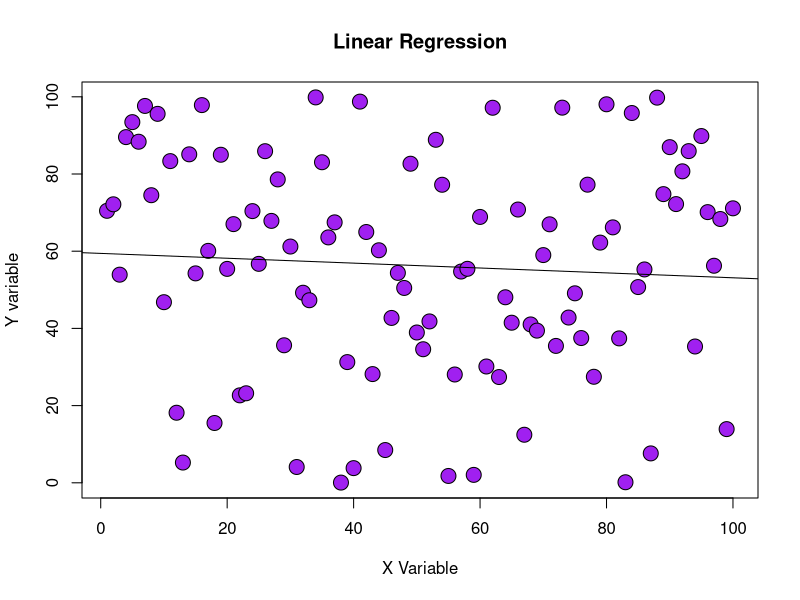
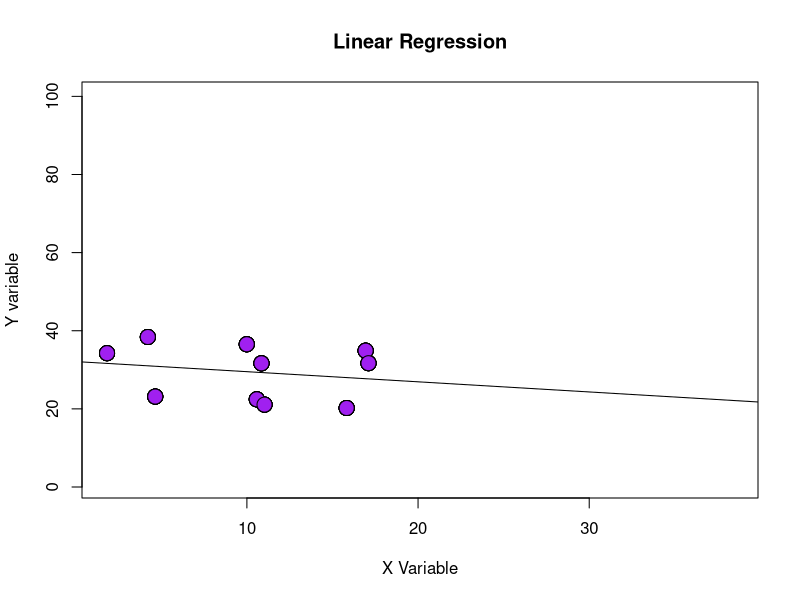
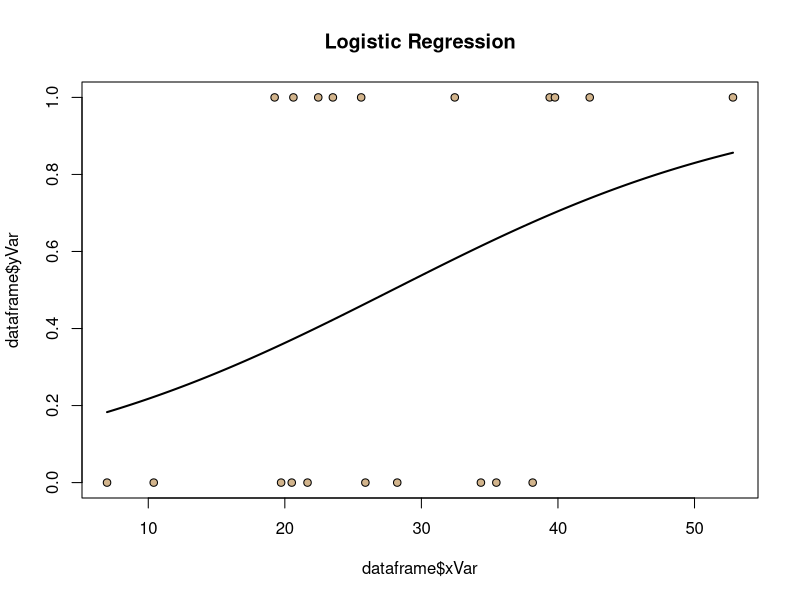
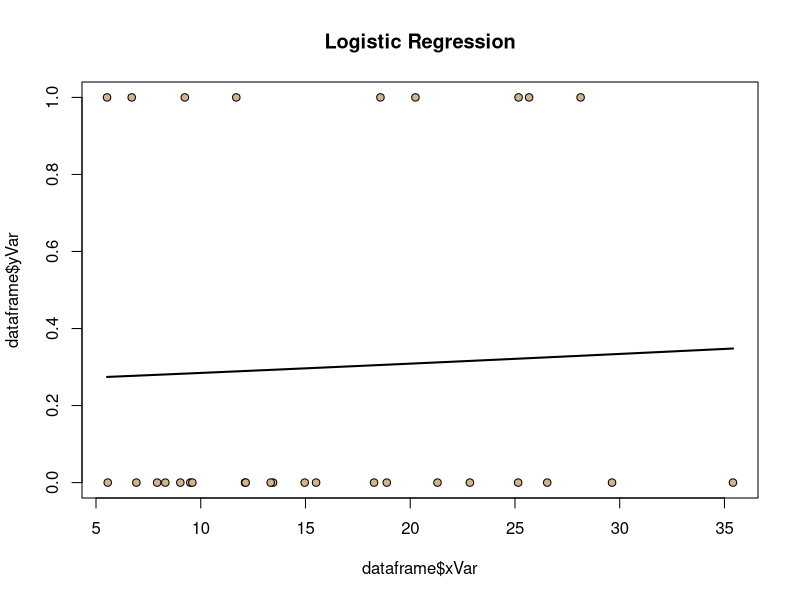
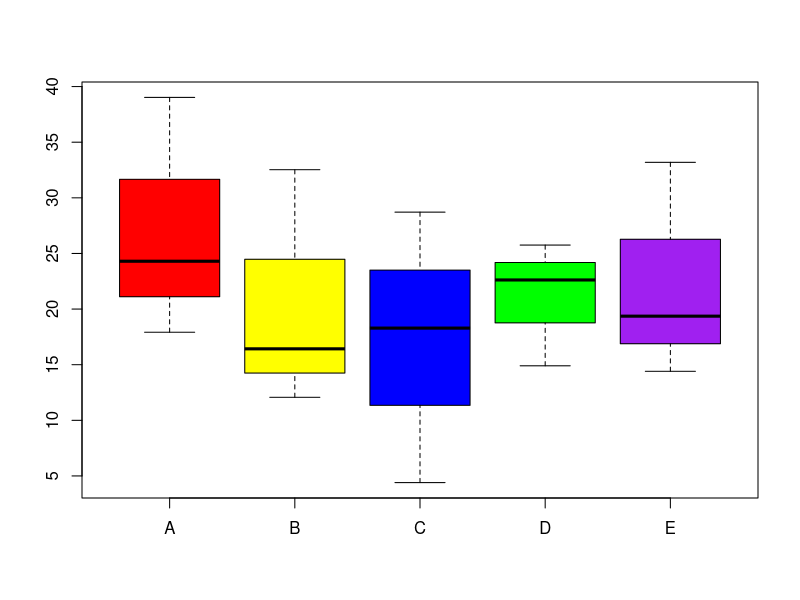
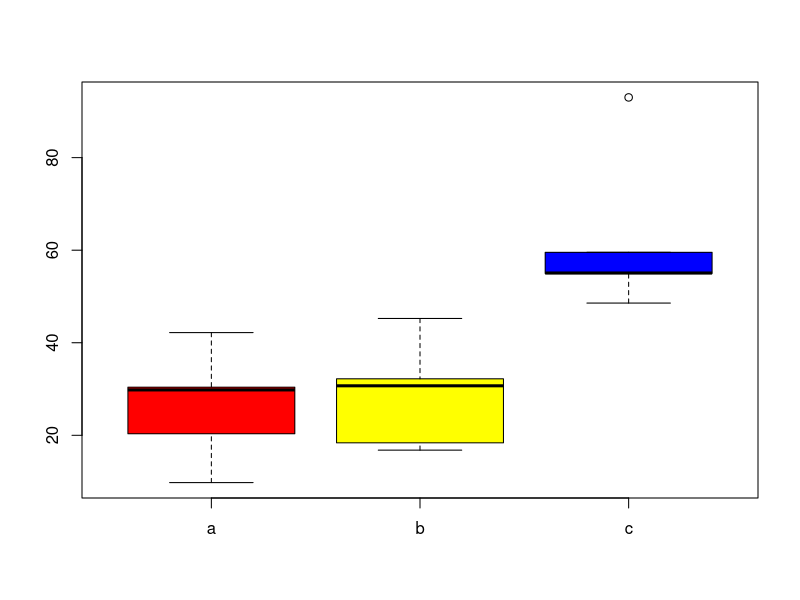
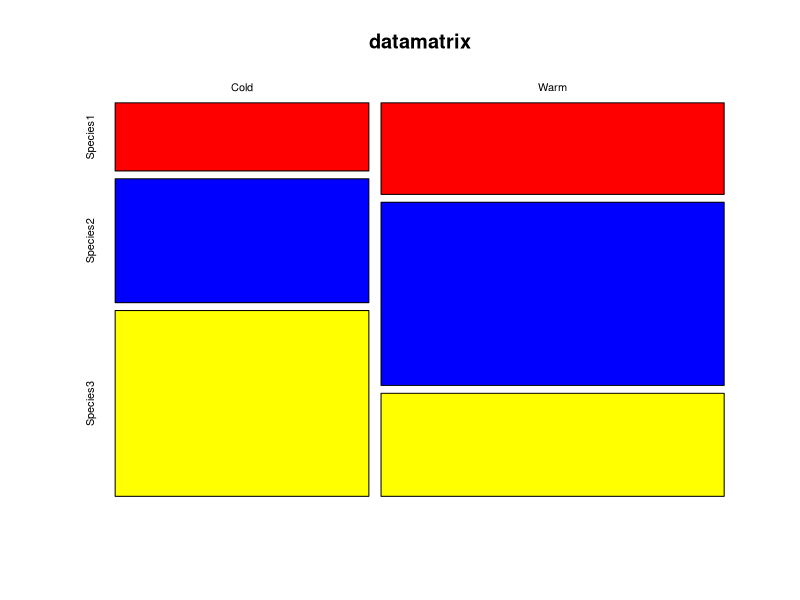
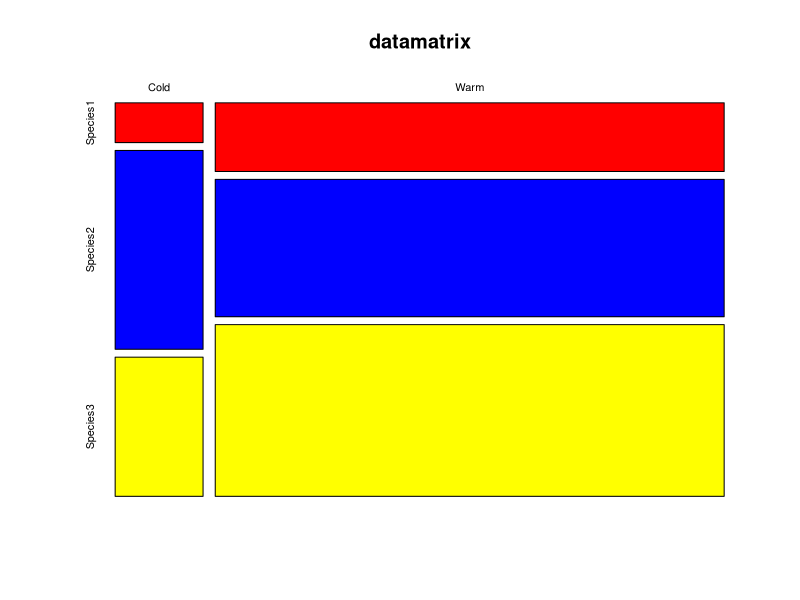

The R source for these figures, in order:
## ---- chunk 1
linReg <- function(xVar= 1:100,yVar=runif(100,min=0,max=100)){
  dataframe=data.frame(xVar,yVar)
  linRegMod <- lm(yVar~xVar,data=dataframe)
  linRegOut <- c(slope=summary(linRegMod)$coefficients[2,1],
                 pValue=summary(linRegMod)$coefficients[2,4])
    return(linRegOut)}

linReg()
## ---- chunk 2
linRegPlot <-  function(xVar=1:100,yVar=runif(100,min=0,max=100)){
  dataframe=data.frame(xVar,yVar)
  lrplot <- plot(y=dataframe$yVar,
                       x=dataframe$xVar,
                      cex=2, 
                      pch=21,
                      bg="purple",
                      main="Linear Regression",
                      xlab="X Variable", 
                      ylab="Y variable",
                      xlim=range(xVar),
                      ylim=range(yVar))
  linRegMod <- lm(yVar~xVar,data=dataframe)
  abline(linRegMod)
  return(lrplot)
}

linRegPlot()
## ---- chunk 3
# make tiny data set
rdat <- data.frame(xVar=runif(10,min=0,max=20),yVar=runif(10,min=20,max=40))

# test linReg function with rdat
linReg(rdat)

# test linRegPlot function with rdat
linRegPlot(rdat)
## ---- chunk 4
logReg <- function(xVar=rgamma(n=20,shape=5,scale=5), 
                   yVar=rbinom(n=20,size=1,p=0.5)){
  logRegMod <- glm(yVar~ xVar,
                   family=binomial(link="logit"))
  logRegOut <- c(xVarEst=summary(logRegMod)$coefficients[2,1],
                 pValue=summary(logRegMod)$coefficients[2,4])
   return(logRegOut)}

logReg()
## ---- chunk 5
logRegPlot <- function(xVar=rgamma(n=20,shape=5,scale=5), 
                       yVar=rbinom(n=20,size=1,p=0.5),dataframe = data.frame(xVar,yVar)){
lrResults <- glm(yVar ~ xVar, family="binomial"(link="logit"))
LRplot <- plot(dataframe$xVar, y=dataframe$yVar,
                   pch=21,
                   bg="tan",
                   cex=1,
                   main="Logistic Regression")
LRplot1 <- curve(predict(lrResults,
              data.frame(xVar=x),
              type="response"),
      add=TRUE,
      lwd=2)
return(LRplot1)}

logRegPlot()
## ---- chunk 6
# tiny data set
xVar <- rgamma(n=30,shape=4,scale=4)
yVar <- rbinom(n=30,size=1,p=0.5)
df <- data.frame(xVar,yVar)
 
# test logReg
logReg(xVar=xVar,yVar=yVar)

# test logRegPlot
logRegPlot(xVar=xVar,yVar = yVar,dataframe=df)
## ---- chunk 7
ANOV <- function(xVar=as.factor(rep(c("A","B","C","D","E"),each=3)),
                    yVar=c(rgamma(10,shape=5,scale=5),rgamma(5,shape=5,scale=10))){
                      df=data.frame(xVar,yVar)
          aovMod <- aov(yVar~xVar,data=df)
          aovOut <- summary(aovMod)[[1]][["Pr(>F)"]][1]
         return(aovOut)}
        
ANOV()
## ---- chunk 8
ANOVplot <- function(xVar=as.factor(rep(c("A","B","C","D","E"),each=3)),yVar=c(rgamma(15,shape=5,scale=5))){
  df <- data.frame(xVar,yVar)
  aovMod <- aov(yVar~xVar,data=df)
  aovPlot <-  boxplot(yVar~xVar,
                      data=df,
                      col=c("red","yellow","blue","green","purple"),
                    xlab=names(xVar),ylab=names(yVar))
  return(aovPlot)}
  
ANOVplot() 
## ---- chunk 9
# make tiny data set
xVar1 <- as.factor(rep(c("a","b","c"),each=5))
yVar1 <- c(rgamma(10,shape=5,scale=5),rgamma(5,shape=5,scale=10))

# test analVar() using tiny data set
ANOV(xVar=xVar1,yVar=yVar1)

# test ANOVplot() using tiny data set
ANOVplot(xVar=xVar1,yVar=yVar1)
## ---- chunk 10
contTable <- function(x=c(22,40,60),y=c(40,80,45),datamatrix=rbind(x,y)){
  rownames(datamatrix)=c("Cold","Warm")
  colnames(datamatrix)=c("Species1","Species2","Species3")
  contTableMod <- chisq.test(datamatrix)
  contTableOut <- print(chisq.test(datamatrix)[3])
          return(contTableOut)}

contTable()
## ---- chunk 11
contPlot <- function(x=c(22,40,60),y=c(40,80,45),datamatrix=rbind(x,y)){
  rownames(datamatrix)=c("Cold","Warm")
  colnames(datamatrix)=c("Species1","Species2","Species3")
  mplot <- mosaicplot(x=datamatrix,col=c("red","blue","yellow"),shade=F)
  return(mplot)}

contPlot()
## ---- chunk 12
x <- c(2,10,7)
y <- c(20,40,50)
dm <- rbind(x,y)

# test contTable()
contTable(x,y,dm)

# test contPlot()
contPlot(x,y,dm)
